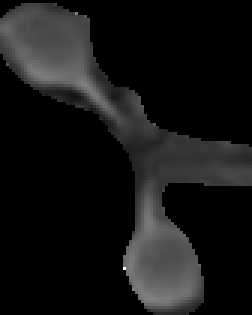
#> input picture 1.png, 84 x 105 px (shown 3 times larger)
$ python arabi_thermo_2.py
#> lines starting #> are read from the running program, lines starting #| are printed output that depends on the picture; after the words box and inside, x2 and y2 are one past the last pixel; in counts of white or black regions, pixels touching at a corner belong together; long printed decimals are rounded
#プレビュー上で投げ縄で場所を選んでコピーし、PhotoShopでクリップボードを介して開き、pngで保存する。
#そのpngファイルを以下に投げる
import cv2
import numpy as np
from PIL import ImageGrab, Image
import matplotlib.pyplot as plt
#im = ImageGrab.grabclipboard() #直接的なクリップボード経由はどうもいまいち！！
#im.save('im.png')

im1 = cv2.imread('1.png') #左上の植物
#> im1 is the input picture: shape (105, 84, 3); min 0, max 255, mean 21.5
im2 = cv2.imread('2.png') #左下の植物
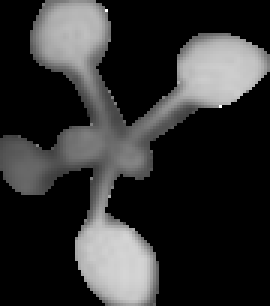
#> input picture 2.png, 90 x 102 px (shown 3 times larger)
#> im2 is the input picture: shape (102, 90, 3); min 0, max 255, mean 48.3
im3 = cv2.imread('3.png') #右上の植物
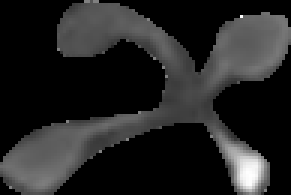
#> input picture 3.png, 97 x 65 px (shown 3 times larger)
#> im3 is the input picture: shape (65, 97, 3); min 0, max 255, mean 36.5
im4 = cv2.imread('4.png') #右下の植物

gray = cv2.cvtColor(im1, cv2.COLOR_BGR2GRAY)
gray_min = np.array([0])
gray_max = np.array([254])
mask = cv2.inRange(gray, gray_min,  gray_max)
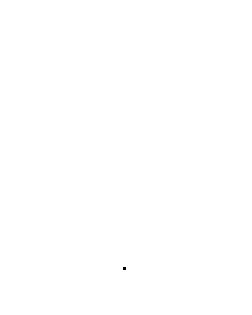
#> mask: shape (105, 84) (shown 3 times larger); 100% white; black in thin lines or dots, all inside (x1, y1, x2, y2) = (41, 89, 42, 90)
#im = np.array(mask)
plt.imshow(mask)
plt.show()
mean_val = cv2.mean(gray,mask=mask)
#> mean_val = (21.44, 0, 0, 0)
print('左上')
print(mean_val)
#| (21.443, 0.0, 0.0, 0.0)
#mean_val2 = cv2.mean(im)
#print(mean_val2)

gray = cv2.cvtColor(im2, cv2.COLOR_BGR2GRAY)
#> gray: shape (102, 90)
gray_min = np.array([0])
gray_max = np.array([254])
mask = cv2.inRange(gray, gray_min,  gray_max)
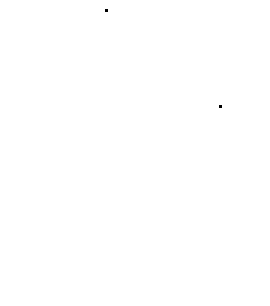
#> mask: shape (102, 90) (shown 3 times larger); 100% white; black in thin lines or dots, all inside (x1, y1, x2, y2) = (35, 3, 74, 36)
#im = np.array(mask)
plt.imshow(mask)
plt.show()
mean_val = cv2.mean(gray,mask=mask)
#> mean_val = (48.29, 0, 0, 0)
print('左下')
print(mean_val)
#| (48.286, 0.0, 0.0, 0.0)
#mean_val2 = cv2.mean(im)
#print(mean_val2)

gray = cv2.cvtColor(im3, cv2.COLOR_BGR2GRAY)
#> gray: shape (65, 97)
gray_min = np.array([0])
gray_max = np.array([254])
mask = cv2.inRange(gray, gray_min,  gray_max)
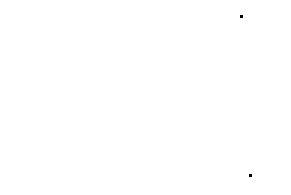
#> mask: shape (65, 97) (shown 3 times larger); 100% white; black in thin lines or dots, all inside (x1, y1, x2, y2) = (80, 5, 84, 59)
#im = np.array(mask)
plt.imshow(mask)
plt.show()
mean_val = cv2.mean(gray,mask=mask)
#> mean_val = (36.41, 0, 0, 0)
print('右上')
print(mean_val)
#| (36.411, 0.0, 0.0, 0.0)
#mean_val2 = cv2.mean(im)
#print(mean_val2)

#> (the run stopped early here; a loop or call above may not have finished)
